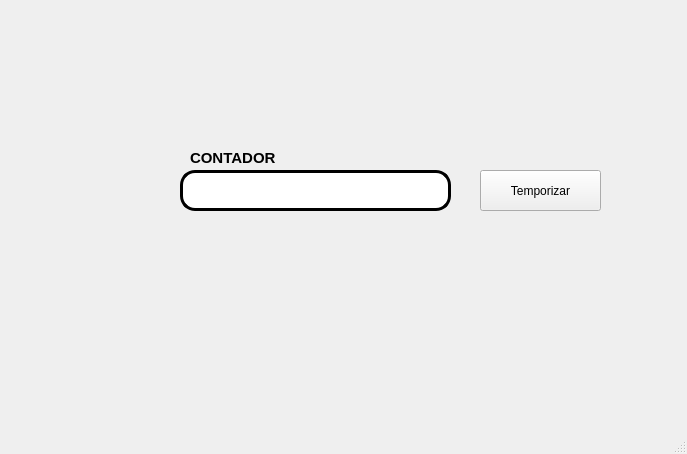
<?xml version="1.0" encoding="UTF-8"?>
<ui version="4.0">
 <class>MainWindow</class>
 <widget class="QMainWindow" name="MainWindow">
  <property name="geometry">
   <rect>
    <x>0</x>
    <y>0</y>
    <width>687</width>
    <height>454</height>
   </rect>
  </property>
  <property name="windowTitle">
   <string>MainWindow</string>
  </property>
  <widget class="QWidget" name="centralwidget">
   <widget class="QLabel" name="label_2">
    <property name="geometry">
     <rect>
      <x>500</x>
      <y>10</y>
      <width>151</width>
      <height>81</height>
     </rect>
    </property>
    <property name="styleSheet">
     <string notr="true"/>
    </property>
    <property name="text">
     <string/>
    </property>
    <property name="pixmap">
     <pixmap resource="../archivos/recursos.qrc">:/Logos/fians.png</pixmap>
    </property>
    <property name="scaledContents">
     <bool>true</bool>
    </property>
   </widget>
   <widget class="QLabel" name="label_3">
    <property name="geometry">
     <rect>
      <x>520</x>
      <y>320</y>
      <width>151</width>
      <height>91</height>
     </rect>
    </property>
    <property name="styleSheet">
     <string notr="true"/>
    </property>
    <property name="text">
     <string/>
    </property>
    <property name="pixmap">
     <pixmap resource="../archivos/recursos.qrc">:/Logos/56f38-batman-logo-png-transparent-free.png</pixmap>
    </property>
    <property name="scaledContents">
     <bool>true</bool>
    </property>
   </widget>
   <widget class="QLabel" name="label_7">
    <property name="geometry">
     <rect>
      <x>190</x>
      <y>150</y>
      <width>111</width>
      <height>16</height>
     </rect>
    </property>
    <property name="font">
     <font>
      <pointsize>11</pointsize>
      <weight>75</weight>
      <bold>true</bold>
     </font>
    </property>
    <property name="text">
     <string>CONTADOR</string>
    </property>
   </widget>
   <widget class="QLineEdit" name="txt_temporizador">
    <property name="geometry">
     <rect>
      <x>180</x>
      <y>170</y>
      <width>271</width>
      <height>41</height>
     </rect>
    </property>
    <property name="font">
     <font>
      <weight>75</weight>
      <italic>false</italic>
      <bold>true</bold>
      <underline>false</underline>
     </font>
    </property>
    <property name="styleSheet">
     <string notr="true">border: 3px solid black;
border-radius: 15px;</string>
    </property>
    <property name="text">
     <string/>
    </property>
   </widget>
   <widget class="QPushButton" name="btn_temporizar">
    <property name="geometry">
     <rect>
      <x>480</x>
      <y>170</y>
      <width>121</width>
      <height>41</height>
     </rect>
    </property>
    <property name="text">
     <string>Temporizar</string>
    </property>
   </widget>
   <widget class="QLabel" name="label">
    <property name="geometry">
     <rect>
      <x>20</x>
      <y>20</y>
      <width>151</width>
      <height>51</height>
     </rect>
    </property>
    <property name="text">
     <string/>
    </property>
    <property name="pixmap">
     <pixmap resource="../archivos/recursos.qrc">:/Logos/escudo_imagotipoUAT.png</pixmap>
    </property>
    <property name="scaledContents">
     <bool>true</bool>
    </property>
   </widget>
  </widget>
  <widget class="QMenuBar" name="menubar">
   <property name="geometry">
    <rect>
     <x>0</x>
     <y>0</y>
     <width>687</width>
     <height>21</height>
    </rect>
   </property>
  </widget>
  <widget class="QStatusBar" name="statusbar"/>
 </widget>
 <resources>
  <include location="../archivos/recursos.qrc"/>
 </resources>
 <connections/>
</ui>
